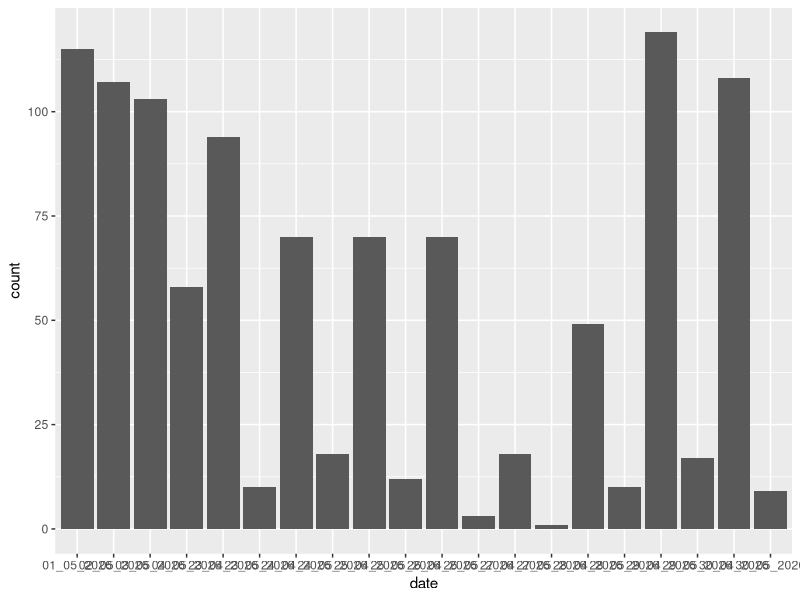
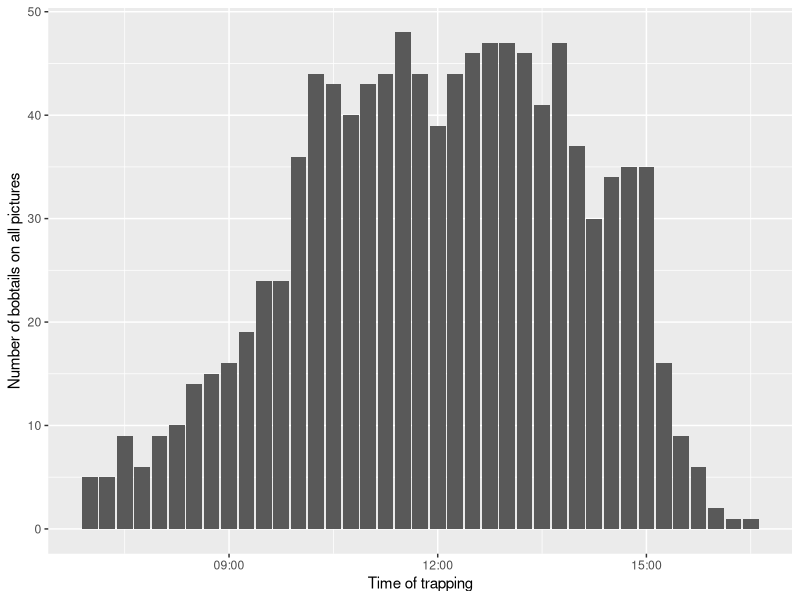
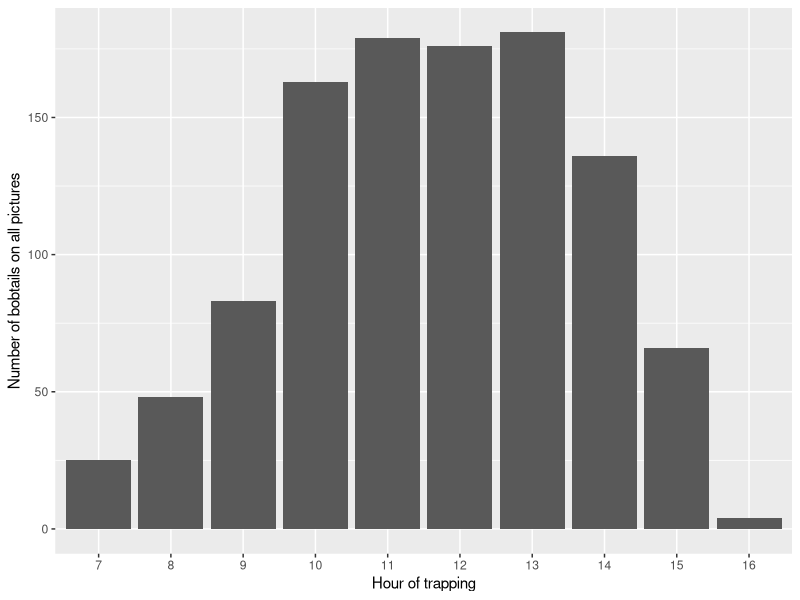
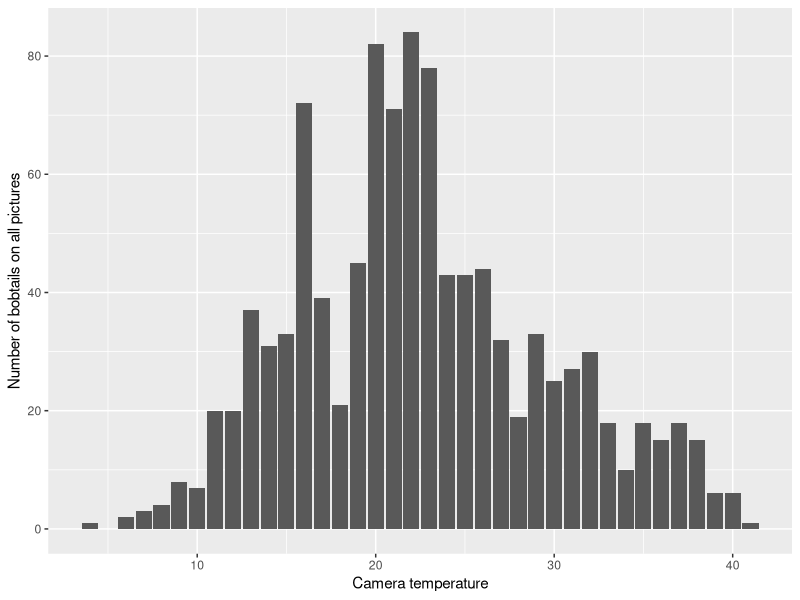
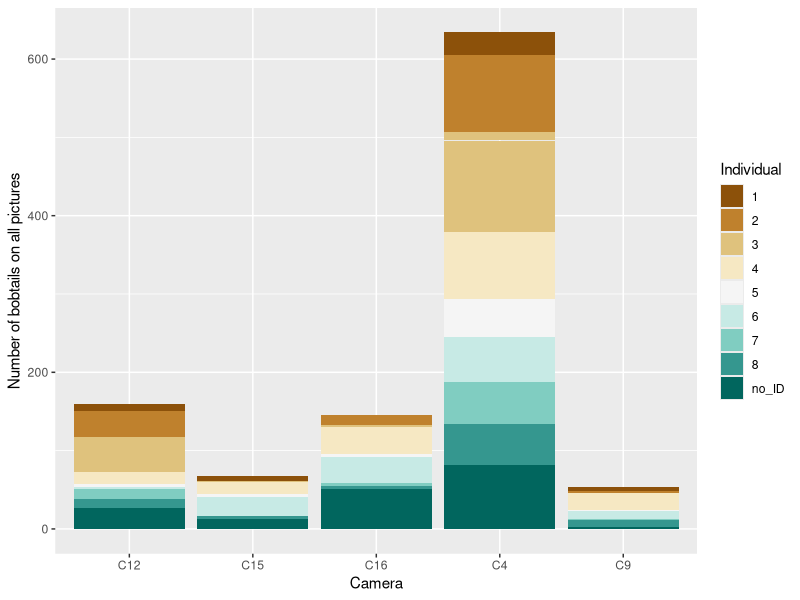
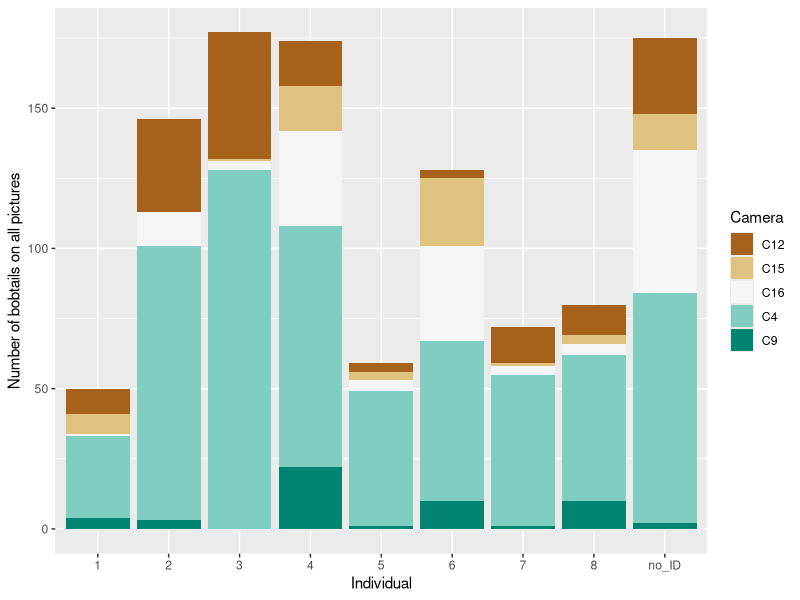

Write the R code that produced these figures, in order.
## ---- chunk 1
knitr::opts_chunk$set(echo = TRUE)
## ---- chunk 2

library(dplyr)
library(ggplot2)
library(lubridate)
## ---- chunk 3

data_bob = read.csv("metadata2.csv", sep =";", header = TRUE) # dataset of the metadate collected from the camera traps. 

# create a column with "1" everywhere to be able to sum the lines 
data_bob$count = 1 

## ---- chunk 4

# proportion of bobtail occurences accross all pictures 
total_pic = 2107 # total number of pictures taken by the camera trap
unique_pic = length(levels(as.factor(data_bob$picture))) # total pictures of bobtails 

unique_pic/total_pic*100 # proportion of bobtail occurences
## ---- chunk 5

ID = length(data_bob[data_bob$individual!="no_ID",]$individual) # proportion identified bobtails

tot_bob = length(data_bob$individual) # total number of bobtail occurrences 

ID/tot_bob*100 # proportion of bobtails identified

## ---- chunk 6

# plot
ggplot(data_bob, aes(x = date, y = count)) +
  geom_col()

## ---- chunk 7

# extract the hour of occurrence 
data_bob$time = as.POSIXct(data_bob$time, format = "%H:%M") # change in data_time object
data_bob$hour = hour(data_bob$time)# extract the hour in a different column

# plot for every 15 minutes NOT COVERED IN THE REPORT 
ggplot(data_bob, aes(x = time, y = count)) +
  geom_col() +
  xlab("Time of trapping") +
  ylab("Number of bobtails on all pictures")


# plot for every hour 
ggplot(data_bob, aes(x = factor(hour), y = count)) +
  geom_col() +
  xlab("Hour of trapping") +
  ylab("Number of bobtails on all pictures")
## ---- chunk 8

# plot  
ggplot(data_bob, aes(x = temperature, y = count)) +
  geom_col() +
  xlab("Camera temperature") +
  ylab("Number of bobtails on all pictures")

## ---- chunk 9

# plot  
ggplot(data_bob, aes(x = camera, y = count, fill = individual)) +
  geom_col() +
  xlab("Camera") +
  ylab("Number of bobtails on all pictures")+
  scale_fill_brewer(palette="BrBG")+ # colorblind friendly palette
   labs(fill='Individual') # add a caps to the beginning of the label

## ---- chunk 10

ggplot(data_bob, aes(x = individual, y = count, fill = camera)) +
  geom_col() +
  xlab("Individual") +
  ylab("Number of bobtails on all pictures")+
  scale_fill_brewer(palette="BrBG")+ # colorblind friendly palette
   labs(fill='Camera') # add a caps to the beginning of the label
## ---- chunk 11

# plot 
#ggplot(data_bob, aes(x = max_temp_atmo, y = count)) +
 # geom_col() +
  #xlab("Max air temperatures each day") +
  #ylab("Number of bobtails on all pictures")
